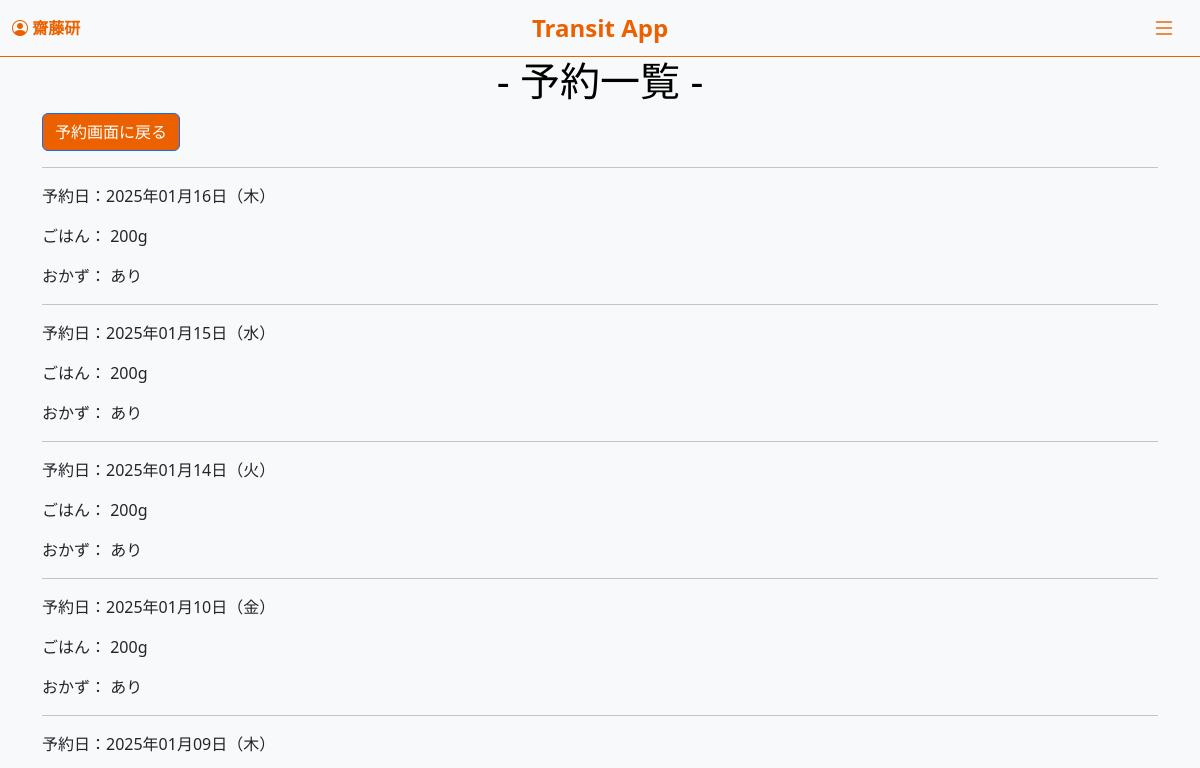
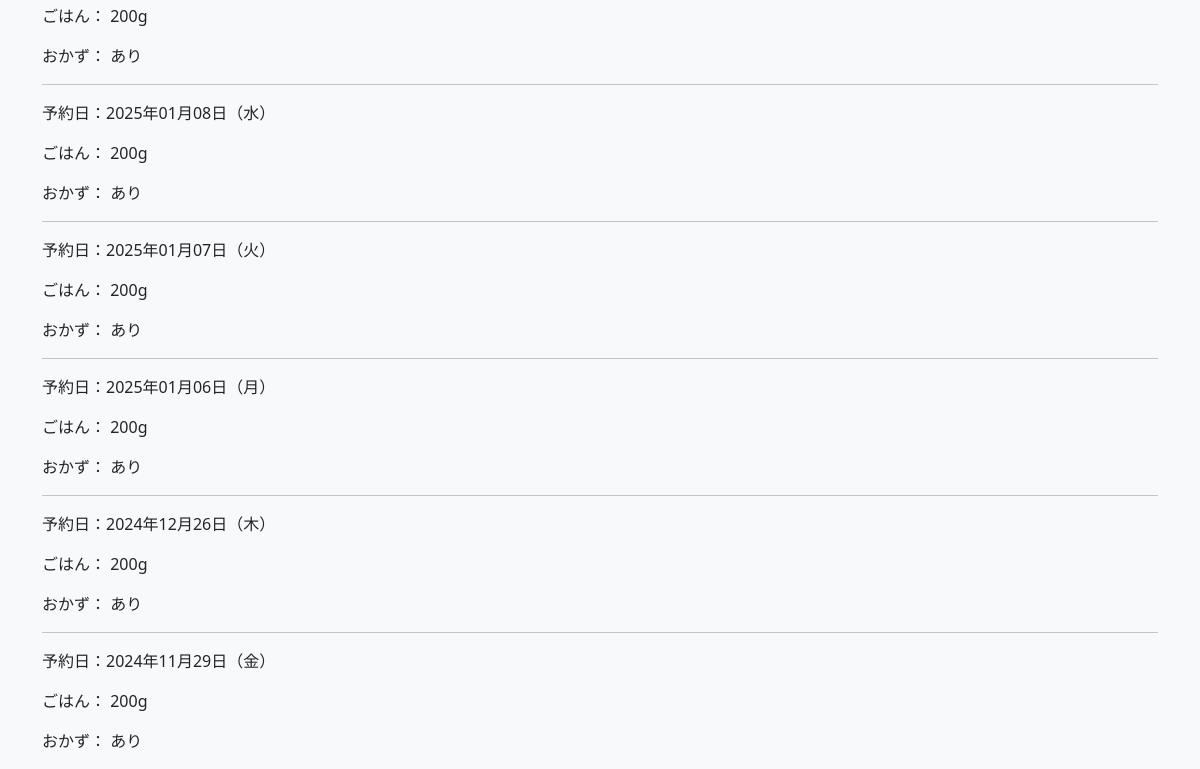
/reservation_list/ (signed in), run on an earlier commit of the app's database (2 pictures, top to bottom).
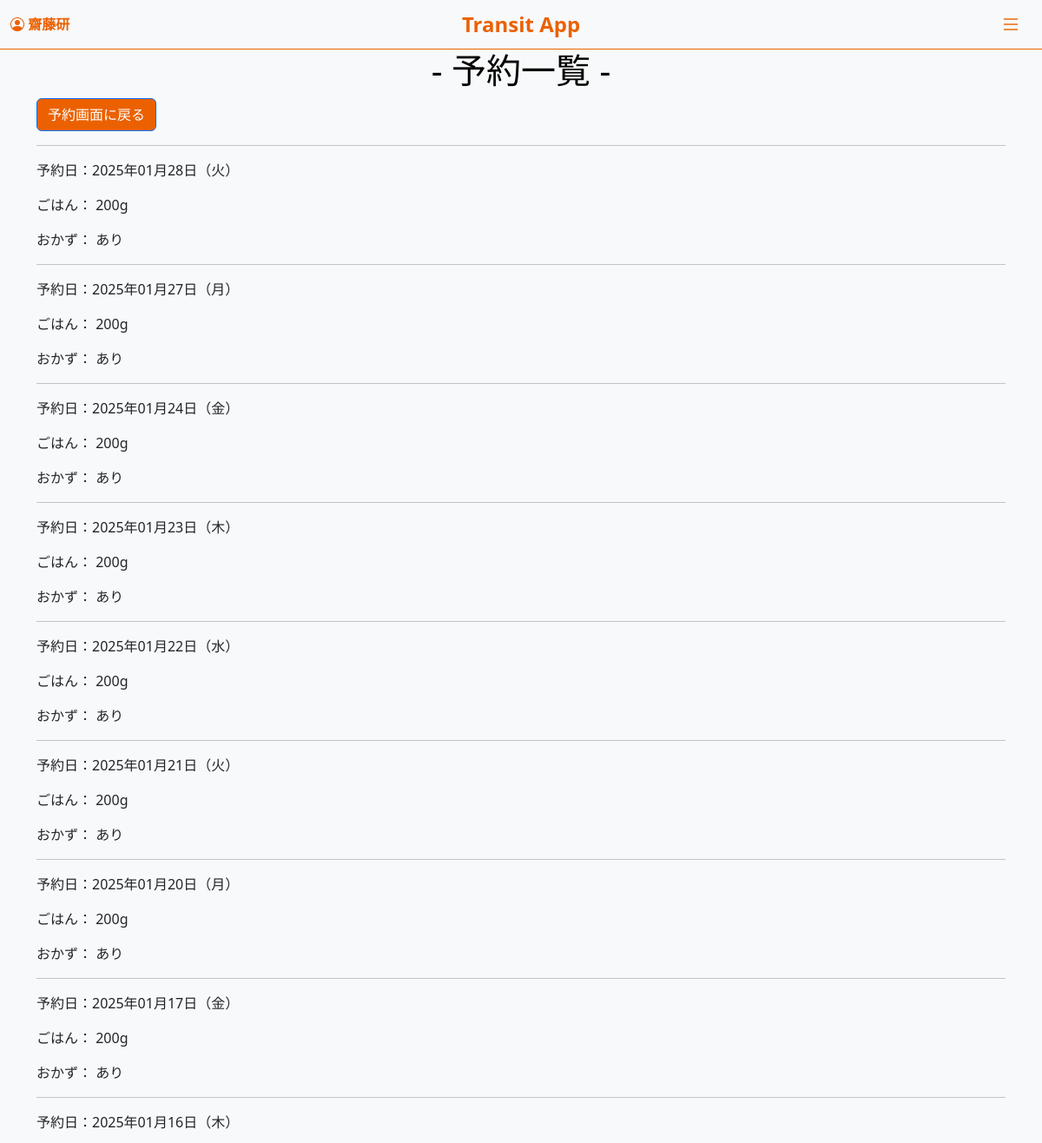
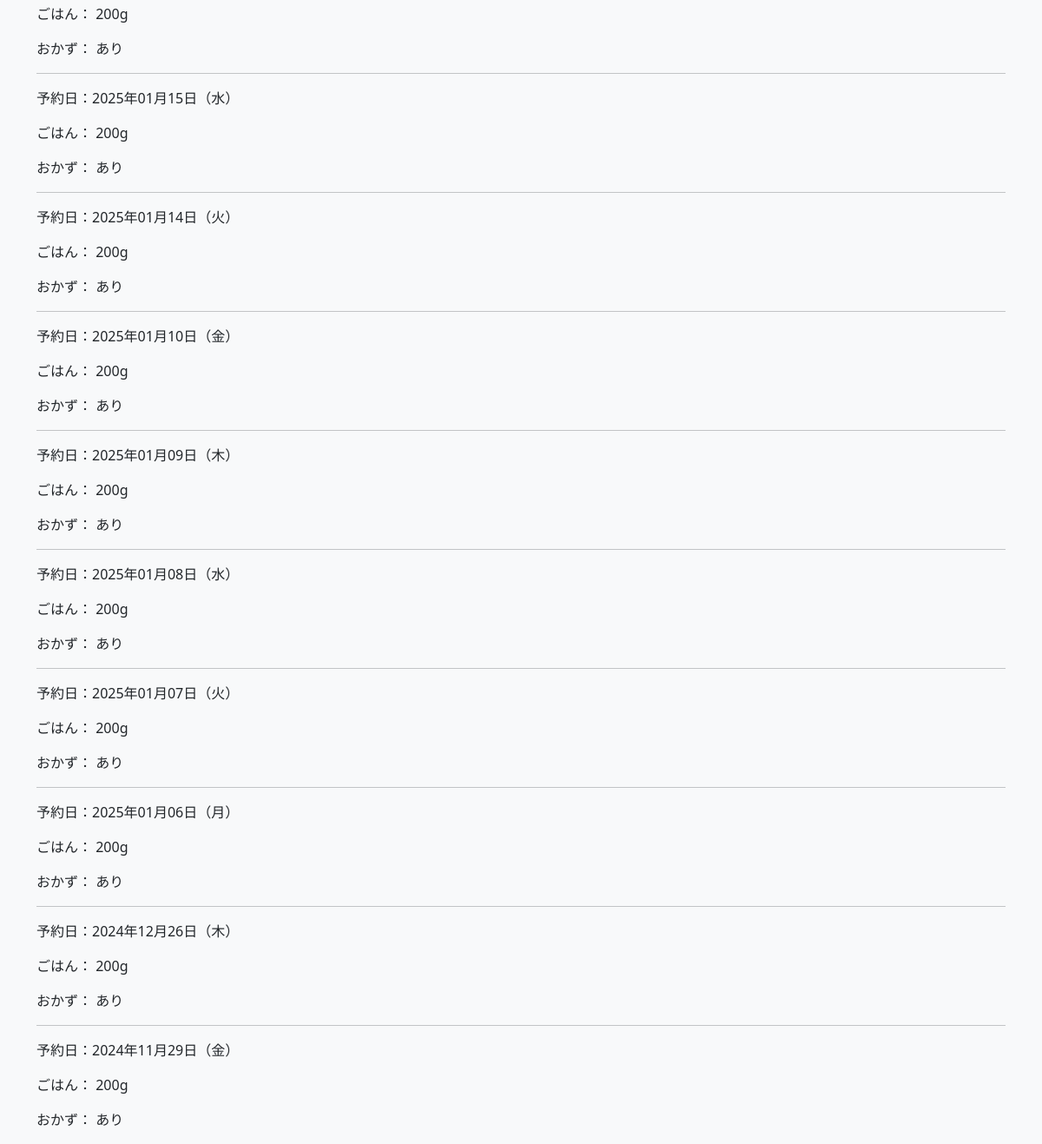
And on a later commit of the database (2 pictures, top to bottom).
### accounts/models.py (models this page shows, shortened)
class BentoReservation(models.Model):
    user = models.ForeignKey(User, on_delete=models.CASCADE, related_name='reservations', verbose_name='予約者')
    reservation_date = models.DateField(verbose_name='予約日')
    side_dish = models.BooleanField(default=False, verbose_name='おかず')
    rice = models.BooleanField(default=False, verbose_name='ごはん')
    rice_gram = models.IntegerField(null=True, blank=True, verbose_name='グラム数')
    received = models.BooleanField(default=False)
    memo = models.TextField(blank=True, null=True)
    transfer_user = models.ForeignKey(User, on_delete=models.SET_NULL, null=True, blank=True, related_name='transferred_reservations', verbose_name='振替先')
    original_user = models.ForeignKey(User, on_delete=models.SET_NULL, null=True, blank=True, related_name='original_reservations', verbose_name='振替元')
    created_at = models.DateTimeField(auto_now_add=True, null=True)  # null=True を追加
    @property
    def can_cancel(self):
        cancel_deadline = self.reservation_date - timedelta(days=1)
        cancel_deadline_time = timezone.make_aware(datetime.combine(cancel_deadline, time(15, 0, 0)))
        return timezone.now() < cancel_deadline_time
    class Meta:
        verbose_name = "弁当予約"
        verbose_name_plural = "弁当予約一覧"

### accounts/views.py (the view)
# urls.py: path('reservation_list/', views.reservation_list, name='reservation_list'),
@login_required
def reservation_list(request):
    start_date = request.GET.get('start_date')
    end_date = request.GET.get('end_date')
    today = timezone.localdate()  # 現在の日付を取得
    reservations = BentoReservation.objects.filter(user=request.user)
    if start_date:
        reservations = reservations.filter(reservation_date__gte=start_date)
    if end_date:
        reservations = reservations.filter(reservation_date__lte=end_date)
    reservations = reservations.order_by('-reservation_date')
    return render(request, 'accounts/reservation_list.html', {
        'reservations': reservations,
        'start_date': start_date,
        'end_date': end_date,
        'today': today,  # テンプレートに渡す
    })

### accounts/templates/accounts/reservation_list.html (shortened to what this page needs)
{% extends "accounts/base.html" %}
{% block content %}
<h1 class="text-center">- 予約一覧 -</h1>
<a href="{% url 'bento_reservation' %}" class="btn btn-primary">予約画面に戻る</a>
<div class="reservation-cards">
    {% for reservation in reservations %}
        <hr>
        <p>予約日：{{ reservation.reservation_date|date:"Y年m月d日（D）" }}</p>
        <div class="reservation-content">
            <p>ごはん：{% if reservation.rice %} {{ reservation.rice_gram }}g {% else %}なし{% endif %}</p>
            <p>おかず：{% if reservation.side_dish %} あり {% else %}なし{% endif %}</p>
        </div>
    {% endfor %}
</div>
{% endblock %}

What changed in the data, as far as the page shows it:
added BentoReservation: reservation_date "2025年01月28日（火）", rice_gram "200", side_dish "あり"
added BentoReservation: reservation_date "2025年01月27日（月）", rice_gram "200", side_dish "あり"
added BentoReservation: reservation_date "2025年01月24日（金）", rice_gram "200", side_dish "あり"
added BentoReservation: reservation_date "2025年01月23日（木）", rice_gram "200", side_dish "あり"
added BentoReservation: reservation_date "2025年01月22日（水）", rice_gram "200", side_dish "あり"
added BentoReservation: reservation_date "2025年01月21日（火）", rice_gram "200", side_dish "あり"
added BentoReservation: reservation_date "2025年01月20日（月）", rice_gram "200", side_dish "あり"
added BentoReservation: reservation_date "2025年01月17日（金）", rice_gram "200", side_dish "あり"
